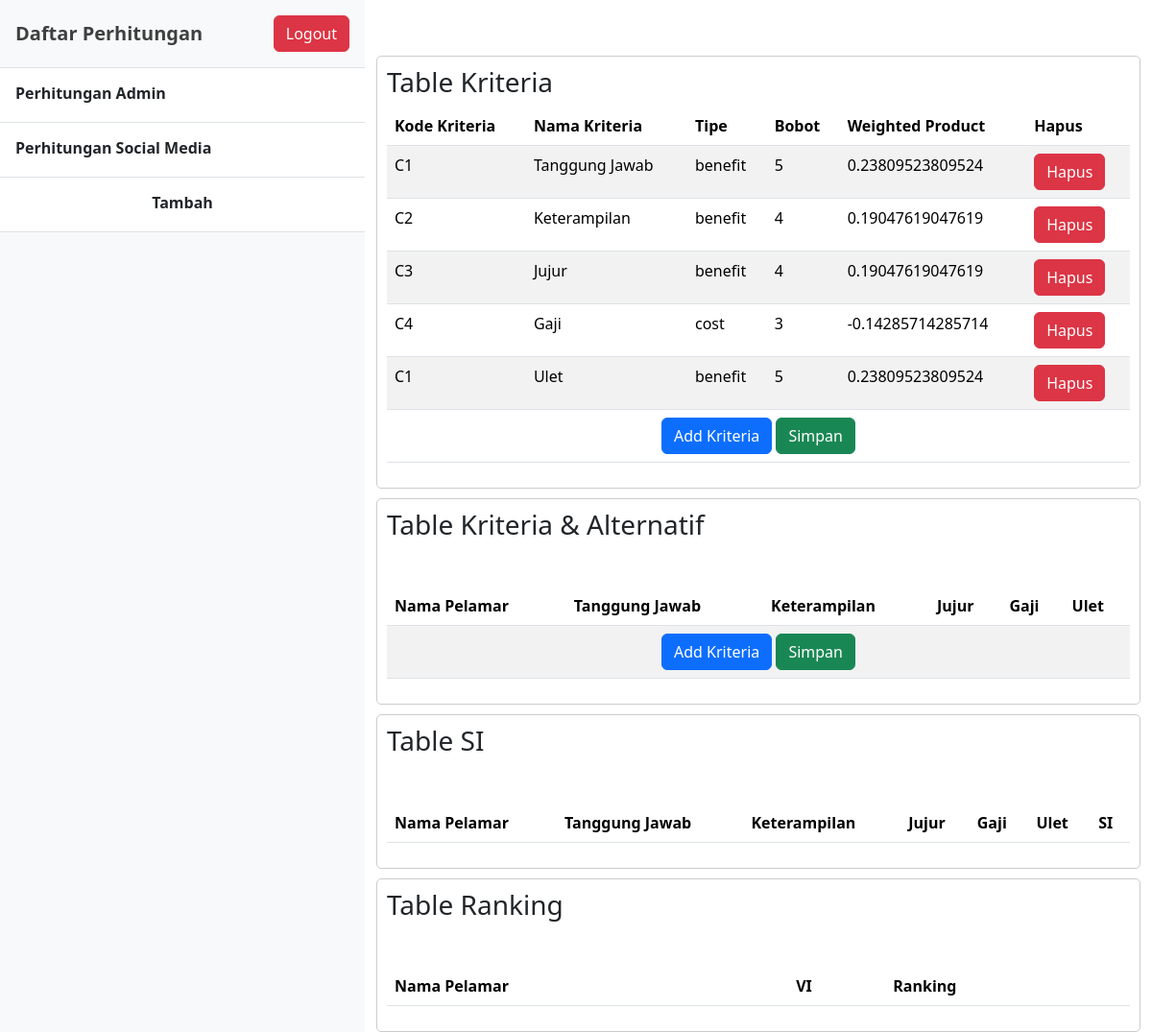
Page /routes/dashboard.php?kriteria=1 (signed in) on the committed database.
### tables this page shows
CREATE TABLE `kriteria_master` (
  `id` int NOT NULL,
  `name` varchar(50) NOT NULL DEFAULT '0'
);

CREATE TABLE `kriteria` (
  `id` int NOT NULL,
  `kriteria_master_id` int NOT NULL,
  `kode` varchar(50) NOT NULL DEFAULT '',
  `nama` varchar(50) NOT NULL DEFAULT '',
  `bobot` int NOT NULL,
  `tipe` enum('benefit','cost') DEFAULT 'benefit'
);

### function.php (called while the page is built, shortened)
<?php
function select($table, $where = null, $join = null, $select = "*")
{
    global $conn;
    $query = "SELECT $select FROM $table";
    if ($where) {
        $query .= " WHERE $where";
    }
    $result = $conn->query($query);
    $data = [];
    while ($row = $result->fetch_assoc()) {
        $data[] = $row;
    }
    return $data;
}
function getTotalWeightedProduct($data)
{
    $total_weighted_product = 0;
    foreach ($data as $key => $value) {
        $total_weighted_product += $value['bobot'];
    }
    return $total_weighted_product;
}

### routes/dashboard.php (the view, shortened to what this page needs)
<?php include('../components/header.php') ?>
<?php
$master_kriteria = select('kriteria_master');
if(isset($_GET['kriteria'])){
    $data = select('kriteria', "kriteria_master_id = ".$_GET['kriteria']);
}
?>
<div class="d-flex">
    <div class="d-flex flex-column align-items-stretch flex-shrink-0 bg-body-tertiary" style="width: 380px;">
        <div
            class="d-flex align-items-center justify-content-between flex-shrink-0 p-3 link-body-emphasis text-decoration-none border-bottom">
            <span class="fs-5 fw-semibold">Daftar Perhitungan</span>
            <button class="btn btn-danger" id="logout">
                Logout
            </button>
        </div>
        <div class="list-group list-group-flush border-bottom scrollarea">
            <?php foreach ($master_kriteria as $key => $value) : ?>
            <a href="#" id="kriteria-<?= $value['id'] ?>" class="list-group-item list-group-item-action py-3 lh-sm">
                <div class="d-flex w-100 align-items-center justify-content-between">
                    <strong class="mb-1"><?= $value['name'] ?></strong>
                </div>
            </a>
            <?php endforeach; ?>
            <a href="#" id="add" class="list-group-item list-group-item-action py-3 lh-sm">
                <div class="d-flex w-100 align-items-center justify-content-center">
                    <strong class="mb-1 text-center">Tambah</strong>
                </div>
            </a>
        </div>
    </div>
    <div class="container w-100 mt-5">
        <div class="table-responsive box-table">
            <h3>Table Kriteria</h3>
            <table id="kriteria" class="table table-striped">
                <thead>
                    <tr>
                        <th scope="col">Kode Kriteria</th>
                        <th scope="col">Nama Kriteria</th>
                        <th scope="col">Tipe</th>
                        <th scope="col">Bobot</th>
                        <th scope="col">Weighted Product</th>
                        <th scope="col">Hapus</th>
                    </tr>
                </thead>
                <tbody>
                    <?php if(isset($data)): ?>
                    <?php $total_weighted_product = getTotalWeightedProduct($data) ?>
                    <?php foreach ($data as $key => $value) : ?>
                    <?php $weighted_product = $value['tipe'] == 'benefit' ? $value['bobot'] : $value['bobot'] * -1 ?>
                    <?php $value['weighted_product'] = $weighted_product / $total_weighted_product ?>
                    <tr>
                        <td><?= $value['kode'] ?></td>
                        <td><?= $value['nama'] ?></td>
                        <td><?= $value['tipe'] ?></td>
                        <td><?= $value['bobot'] ?></td>
                        <td><?= $value['weighted_product'] ?></td>
                        <td>
                            <button class="btn btn-danger delete" data-id="<?= $value['id'] ?>">
                                Hapus
                            </button>
                        </td>
                    </tr>
                    <?php endforeach; ?>
                    <?php endif; ?>
                    <tr>
                        <td colspan="7" class="text-center">
                            <button class="btn btn-primary" id="add_criterian">
                                Add Kriteria
                            </button>
                            <button class="btn btn-success" id="simpan_criteria">
                                Simpan
                            </button>
                        </td>
                    </tr>
                </tbody>
            </table>
        </div>
        <?php if(!empty($data)): ?>
        <div class="table-responsive box-table">
            <h3>Table Kriteria & Alternatif</h3>
            <table id="kriteria2" class="table table-striped mt-5">
                <thead>
                    <tr>
                        <th scope="col">Nama Pelamar</th>
                        <?php foreach ($data as $key => $value) : ?>
                        <th scope="col"><?= $value['nama'] ?></th>
                        <?php endforeach; ?>
                    </tr>
                </thead>
                <tbody>
                    <tr>
                        <td colspan="7" class="text-center">
                            <button class="btn btn-primary" id="add_criterian2">
                                Add Kriteria
                            </button>
                            <button class="btn btn-success" id="simpan_criteria2">
                                Simpan
                            </button>
                        </td>
                    </tr>
                </tbody>
            </table>
        </div>
        <?php endif; ?>
        <?php if(!empty($data)): ?>
        <div class="table-responsive box-table">
            <h3>Table SI</h3>
            <table id="table_si" class="table table-striped mt-5">
                <thead>
                    <tr>
                        <th scope="col">Nama Pelamar</th>
                        <?php foreach ($data as $key => $value) : ?>
                        <th scope="col"><?= $value['nama'] ?></th>
                        <?php endforeach; ?>
                        <th>SI</th>
                    </tr>
                </thead>
                    <?php
                    $total_weighted_product = getTotalWeightedProduct($data);
                    foreach ($data as $key => $value) {
                        $data[$key]['weighted_product'] = $value['bobot'] / $total_weighted_product;
                    }
                    ?>
            </table>
        </div>
        <?php endif; ?>
        <?php if(!empty($data)): ?>
        <div class="table-responsive box-table">
            <h3>Table Ranking</h3>
            <table id="table_ranking" class="table table-striped mt-5">
                <thead>
                    <tr>
                        <th scope="col">Nama Pelamar</th>
                        <th scope="col">VI</th>
                        <th>Ranking</th>
                    </tr>
                </thead>
            </table>
        </div>
        <?php endif; ?>
    </div>
</div>
<?php include('../components/footer.php') ?>

### components/header.php (shortened to what this page needs)
<?php
include(dirname(__FILE__) . '/../config.php');
include(dirname(__FILE__) . '/../function.php');
?>
<!DOCTYPE html>
<html lang="en">
<head>
    <link href="https://cdn.jsdelivr.net/npm/bootstrap@5.3.3/dist/css/bootstrap.min.css" rel="stylesheet"
>
    <link rel="stylesheet" href="../assets/css/style.css">
</head>
<body>

### components/footer.php (shortened to what this page needs)
</body>
</html>

### components/header.php (style rules this page uses)
.box-table { padding: 10px; border: 1px solid #ccc; border-radius: 5px; margin-top: 10px; }

### rows in the picture
kriteria_master: name "Perhitungan Admin"
kriteria_master: name "Perhitungan Social Media"
kriteria: kode "C1", nama "Tanggung Jawab", tipe "benefit", bobot "5", weighted_product "0.23809523809524"
kriteria: kode "C2", nama "Keterampilan", tipe "benefit", bobot "4", weighted_product "0.19047619047619"
kriteria: kode "C3", nama "Jujur", tipe "benefit", bobot "4", weighted_product "0.19047619047619"
kriteria: kode "C4", nama "Gaji", tipe "cost", bobot "3", weighted_product "-0.14285714285714"
kriteria: kode "C1", nama "Ulet", tipe "benefit", bobot "5", weighted_product "0.23809523809524"
